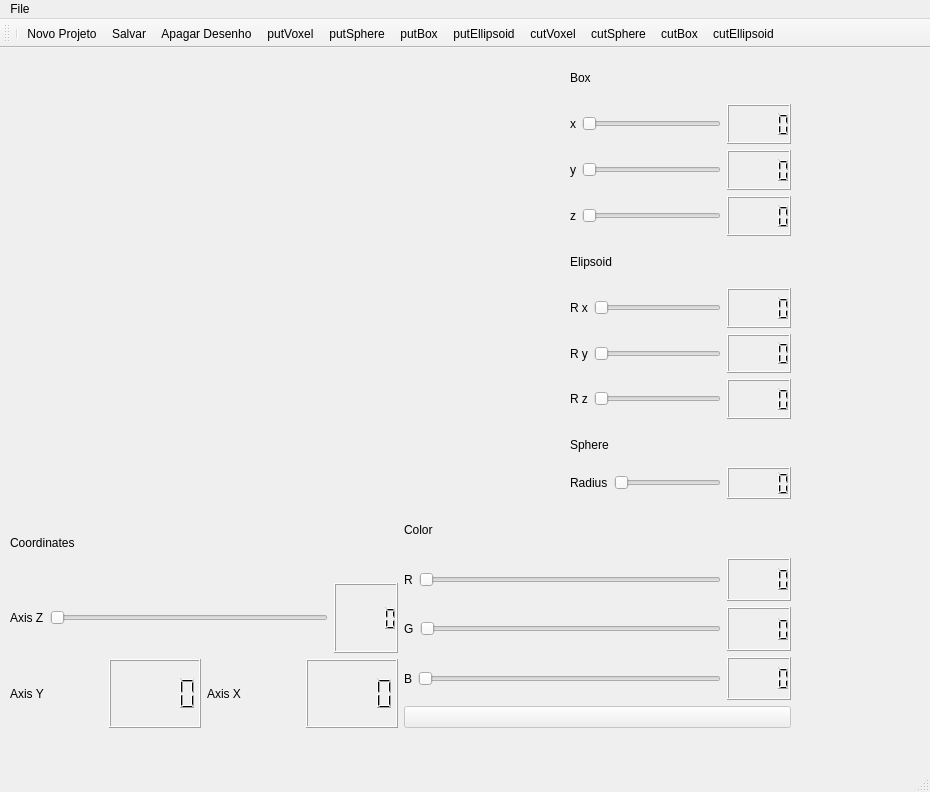
<?xml version="1.0" encoding="UTF-8"?>
<ui version="4.0">
 <class>MainWindow</class>
 <widget class="QMainWindow" name="MainWindow">
  <property name="geometry">
   <rect>
    <x>0</x>
    <y>0</y>
    <width>930</width>
    <height>792</height>
   </rect>
  </property>
  <property name="windowTitle">
   <string>MainWindow</string>
  </property>
  <widget class="QWidget" name="centralwidget">
   <widget class="QWidget" name="horizontalLayoutWidget_2">
    <property name="geometry">
     <rect>
      <x>10</x>
      <y>10</y>
      <width>551</width>
      <height>441</height>
     </rect>
    </property>
    <layout class="QHBoxLayout" name="horizontalLayout_2">
     <item>
      <widget class="Canva" name="widget" native="true"/>
     </item>
    </layout>
   </widget>
   <widget class="QWidget" name="verticalLayoutWidget">
    <property name="geometry">
     <rect>
      <x>570</x>
      <y>10</y>
      <width>221</width>
      <height>361</height>
     </rect>
    </property>
    <layout class="QVBoxLayout" name="verticalLayout">
     <item>
      <layout class="QVBoxLayout" name="verticalLayout_box">
       <item>
        <layout class="QHBoxLayout" name="horizontalLayout_10">
         <item>
          <widget class="QLabel" name="label_7">
           <property name="text">
            <string>Box</string>
           </property>
          </widget>
         </item>
        </layout>
       </item>
       <item>
        <layout class="QHBoxLayout" name="horizontalLayout_13">
         <item>
          <widget class="QLabel" name="label_8">
           <property name="text">
            <string>x</string>
           </property>
          </widget>
         </item>
         <item>
          <widget class="QSlider" name="horizontalSlider_BX">
           <property name="minimum">
            <number>0</number>
           </property>
           <property name="orientation">
            <enum>Qt::Horizontal</enum>
           </property>
          </widget>
         </item>
         <item>
          <widget class="QLCDNumber" name="lcdNumber_5"/>
         </item>
        </layout>
       </item>
       <item>
        <layout class="QHBoxLayout" name="horizontalLayout_12">
         <item>
          <widget class="QLabel" name="label_9">
           <property name="text">
            <string>y</string>
           </property>
          </widget>
         </item>
         <item>
          <widget class="QSlider" name="horizontalSlider_BY">
           <property name="minimum">
            <number>0</number>
           </property>
           <property name="orientation">
            <enum>Qt::Horizontal</enum>
           </property>
          </widget>
         </item>
         <item>
          <widget class="QLCDNumber" name="lcdNumber_6"/>
         </item>
        </layout>
       </item>
       <item>
        <layout class="QHBoxLayout" name="horizontalLayout_11">
         <item>
          <widget class="QLabel" name="label_10">
           <property name="text">
            <string>z</string>
           </property>
          </widget>
         </item>
         <item>
          <widget class="QSlider" name="horizontalSlider_BZ">
           <property name="minimum">
            <number>0</number>
           </property>
           <property name="orientation">
            <enum>Qt::Horizontal</enum>
           </property>
          </widget>
         </item>
         <item>
          <widget class="QLCDNumber" name="lcdNumber_7"/>
         </item>
        </layout>
       </item>
      </layout>
     </item>
     <item>
      <layout class="QVBoxLayout" name="verticalLayout_Elipsoide">
       <item>
        <layout class="QHBoxLayout" name="horizontalLayout_6">
         <item>
          <widget class="QLabel" name="label_6">
           <property name="text">
            <string>Elipsoid</string>
           </property>
          </widget>
         </item>
        </layout>
       </item>
       <item>
        <layout class="QHBoxLayout" name="horizontalLayout_9">
         <item>
          <widget class="QLabel" name="label_3">
           <property name="text">
            <string>R x</string>
           </property>
          </widget>
         </item>
         <item>
          <widget class="QSlider" name="horizontalSlider_RX">
           <property name="orientation">
            <enum>Qt::Horizontal</enum>
           </property>
          </widget>
         </item>
         <item>
          <widget class="QLCDNumber" name="lcdNumber_4"/>
         </item>
        </layout>
       </item>
       <item>
        <layout class="QHBoxLayout" name="horizontalLayout_7">
         <item>
          <widget class="QLabel" name="label_4">
           <property name="text">
            <string>R y</string>
           </property>
          </widget>
         </item>
         <item>
          <widget class="QSlider" name="horizontalSlider_RY">
           <property name="orientation">
            <enum>Qt::Horizontal</enum>
           </property>
          </widget>
         </item>
         <item>
          <widget class="QLCDNumber" name="lcdNumber_3"/>
         </item>
        </layout>
       </item>
       <item>
        <layout class="QHBoxLayout" name="horizontalLayout_3">
         <item>
          <layout class="QHBoxLayout" name="horizontalLayout_5">
           <item>
            <widget class="QLabel" name="label_5">
             <property name="text">
              <string>R z</string>
             </property>
            </widget>
           </item>
           <item>
            <widget class="QSlider" name="horizontalSlider_RZ">
             <property name="orientation">
              <enum>Qt::Horizontal</enum>
             </property>
            </widget>
           </item>
           <item>
            <widget class="QLCDNumber" name="lcdNumber_2"/>
           </item>
          </layout>
         </item>
        </layout>
       </item>
      </layout>
     </item>
    </layout>
   </widget>
   <widget class="QWidget" name="verticalLayoutWidget_3">
    <property name="geometry">
     <rect>
      <x>570</x>
      <y>380</y>
      <width>221</width>
      <height>71</height>
     </rect>
    </property>
    <layout class="QVBoxLayout" name="verticalLayout_3">
     <item>
      <widget class="QLabel" name="label_2">
       <property name="text">
        <string>Sphere</string>
       </property>
      </widget>
     </item>
     <item>
      <layout class="QHBoxLayout" name="horizontalLayout_8">
       <item>
        <widget class="QLabel" name="label">
         <property name="text">
          <string>Radius</string>
         </property>
        </widget>
       </item>
       <item>
        <widget class="QSlider" name="sliderRadiusSphere">
         <property name="orientation">
          <enum>Qt::Horizontal</enum>
         </property>
        </widget>
       </item>
       <item>
        <widget class="QLCDNumber" name="lcdNumber"/>
       </item>
      </layout>
     </item>
    </layout>
   </widget>
   <widget class="QWidget" name="horizontalLayoutWidget_13">
    <property name="geometry">
     <rect>
      <x>10</x>
      <y>460</y>
      <width>781</width>
      <height>220</height>
     </rect>
    </property>
    <layout class="QHBoxLayout" name="horizontalLayout_14">
     <item>
      <layout class="QVBoxLayout" name="verticalLayout_2">
       <item>
        <layout class="QHBoxLayout" name="horizontalLayout_15">
         <item>
          <widget class="QLabel" name="label_15">
           <property name="text">
            <string>Coordinates</string>
           </property>
          </widget>
         </item>
        </layout>
       </item>
       <item>
        <layout class="QHBoxLayout" name="horizontalLayout_20">
         <item>
          <widget class="QLabel" name="label_18">
           <property name="text">
            <string>Axis Z</string>
           </property>
          </widget>
         </item>
         <item>
          <widget class="QSlider" name="horizontalSlider_z">
           <property name="orientation">
            <enum>Qt::Horizontal</enum>
           </property>
          </widget>
         </item>
         <item>
          <widget class="QLCDNumber" name="lcdNumber_13"/>
         </item>
        </layout>
       </item>
       <item>
        <layout class="QHBoxLayout" name="horizontalLayout_22">
         <item>
          <widget class="QLabel" name="label_17">
           <property name="text">
            <string>Axis Y</string>
           </property>
          </widget>
         </item>
         <item>
          <widget class="QLCDNumber" name="lcdNumber_y"/>
         </item>
         <item>
          <widget class="QLabel" name="label_16">
           <property name="text">
            <string>Axis X</string>
           </property>
          </widget>
         </item>
         <item>
          <widget class="QLCDNumber" name="lcdNumber_x"/>
         </item>
        </layout>
       </item>
      </layout>
     </item>
     <item>
      <layout class="QVBoxLayout" name="verticalLayout_4">
       <item>
        <layout class="QVBoxLayout" name="verticalLayout_RGB">
         <item>
          <layout class="QHBoxLayout" name="horizontalLayout_16">
           <item>
            <widget class="QLabel" name="label_11">
             <property name="text">
              <string>Color</string>
             </property>
            </widget>
           </item>
          </layout>
         </item>
         <item>
          <layout class="QHBoxLayout" name="horizontalLayout_19">
           <item>
            <widget class="QLabel" name="label_12">
             <property name="text">
              <string>R</string>
             </property>
            </widget>
           </item>
           <item>
            <widget class="QSlider" name="horizontalSlider_R">
             <property name="maximum">
              <number>255</number>
             </property>
             <property name="orientation">
              <enum>Qt::Horizontal</enum>
             </property>
            </widget>
           </item>
           <item>
            <widget class="QLCDNumber" name="lcdNumber_8"/>
           </item>
          </layout>
         </item>
         <item>
          <layout class="QHBoxLayout" name="horizontalLayout_18">
           <item>
            <widget class="QLabel" name="label_13">
             <property name="text">
              <string>G</string>
             </property>
            </widget>
           </item>
           <item>
            <widget class="QSlider" name="horizontalSlider_G">
             <property name="maximum">
              <number>255</number>
             </property>
             <property name="orientation">
              <enum>Qt::Horizontal</enum>
             </property>
            </widget>
           </item>
           <item>
            <widget class="QLCDNumber" name="lcdNumber_9"/>
           </item>
          </layout>
         </item>
         <item>
          <layout class="QHBoxLayout" name="horizontalLayout_17">
           <item>
            <widget class="QLabel" name="label_14">
             <property name="text">
              <string>B</string>
             </property>
            </widget>
           </item>
           <item>
            <widget class="QSlider" name="horizontalSlider_B">
             <property name="maximum">
              <number>255</number>
             </property>
             <property name="orientation">
              <enum>Qt::Horizontal</enum>
             </property>
            </widget>
           </item>
           <item>
            <widget class="QLCDNumber" name="lcdNumber_10"/>
           </item>
          </layout>
         </item>
         <item>
          <widget class="QPushButton" name="pushButton_color_preview">
           <property name="enabled">
            <bool>false</bool>
           </property>
           <property name="text">
            <string/>
           </property>
          </widget>
         </item>
        </layout>
       </item>
      </layout>
     </item>
    </layout>
   </widget>
  </widget>
  <widget class="QMenuBar" name="menubar">
   <property name="geometry">
    <rect>
     <x>0</x>
     <y>0</y>
     <width>930</width>
     <height>32</height>
    </rect>
   </property>
   <widget class="QMenu" name="menuFile">
    <property name="title">
     <string>File</string>
    </property>
    <addaction name="actionNovo_Projeto"/>
    <addaction name="actionSalvar"/>
    <addaction name="actionSair"/>
   </widget>
   <addaction name="menuFile"/>
  </widget>
  <widget class="QStatusBar" name="statusbar"/>
  <widget class="QToolBar" name="toolBar">
   <property name="windowTitle">
    <string>toolBar</string>
   </property>
   <attribute name="toolBarArea">
    <enum>TopToolBarArea</enum>
   </attribute>
   <attribute name="toolBarBreak">
    <bool>false</bool>
   </attribute>
   <addaction name="separator"/>
   <addaction name="actionNovo_Projeto"/>
   <addaction name="actionSalvar"/>
   <addaction name="actionApagar_Desenho"/>
   <addaction name="actionputVoxel"/>
   <addaction name="actionputSphere"/>
   <addaction name="actionputBox"/>
   <addaction name="actionputEllipsoid"/>
   <addaction name="actioncutVoxel"/>
   <addaction name="actioncutSphere"/>
   <addaction name="actioncutBox"/>
   <addaction name="actioncutEllipsoid"/>
  </widget>
  <action name="actionNovo_Projeto">
   <property name="icon">
    <iconset resource="recursos.qrc">
     <normaloff>:/icones/add.png</normaloff>:/icones/add.png</iconset>
   </property>
   <property name="text">
    <string>Novo Projeto</string>
   </property>
  </action>
  <action name="actionSair">
   <property name="icon">
    <iconset resource="recursos.qrc">
     <normaloff>:/icones/sair.png</normaloff>:/icones/sair.png</iconset>
   </property>
   <property name="text">
    <string>Sair</string>
   </property>
  </action>
  <action name="actionputVoxel">
   <property name="icon">
    <iconset resource="recursos.qrc">
     <normaloff>:/icones/ponto.png</normaloff>:/icones/ponto.png</iconset>
   </property>
   <property name="text">
    <string>putVoxel</string>
   </property>
  </action>
  <action name="actionputSphere">
   <property name="icon">
    <iconset resource="recursos.qrc">
     <normaloff>:/icones/esfera.png</normaloff>:/icones/esfera.png</iconset>
   </property>
   <property name="text">
    <string>putSphere</string>
   </property>
  </action>
  <action name="actionSalvar">
   <property name="icon">
    <iconset resource="recursos.qrc">
     <normaloff>:/icones/baixar.png</normaloff>:/icones/baixar.png</iconset>
   </property>
   <property name="text">
    <string>Salvar</string>
   </property>
  </action>
  <action name="actionputBox">
   <property name="icon">
    <iconset resource="recursos.qrc">
     <normaloff>:/icones/caixa.png</normaloff>:/icones/caixa.png</iconset>
   </property>
   <property name="text">
    <string>putBox</string>
   </property>
  </action>
  <action name="actionApagar_Desenho">
   <property name="icon">
    <iconset resource="recursos.qrc">
     <normaloff>:/icones/apagar.png</normaloff>:/icones/apagar.png</iconset>
   </property>
   <property name="text">
    <string>Apagar Desenho</string>
   </property>
  </action>
  <action name="actioncutVoxel">
   <property name="icon">
    <iconset resource="recursos.qrc">
     <normaloff>:/icones/xponto.png</normaloff>:/icones/xponto.png</iconset>
   </property>
   <property name="text">
    <string>cutVoxel</string>
   </property>
  </action>
  <action name="actioncutSphere">
   <property name="icon">
    <iconset resource="recursos.qrc">
     <normaloff>:/icones/Xesfera.png</normaloff>:/icones/Xesfera.png</iconset>
   </property>
   <property name="text">
    <string>cutSphere</string>
   </property>
  </action>
  <action name="actioncutBox">
   <property name="icon">
    <iconset resource="recursos.qrc">
     <normaloff>:/icones/xcaixa.png</normaloff>:/icones/xcaixa.png</iconset>
   </property>
   <property name="text">
    <string>cutBox</string>
   </property>
  </action>
  <action name="actionputEllipsoid">
   <property name="icon">
    <iconset resource="recursos.qrc">
     <normaloff>:/icones/elipse.png</normaloff>:/icones/elipse.png</iconset>
   </property>
   <property name="text">
    <string>putEllipsoid</string>
   </property>
  </action>
  <action name="actioncutEllipsoid">
   <property name="icon">
    <iconset resource="recursos.qrc">
     <normaloff>:/icones/Xelipse.png</normaloff>:/icones/Xelipse.png</iconset>
   </property>
   <property name="text">
    <string>cutEllipsoid</string>
   </property>
  </action>
 </widget>
 <customwidgets>
  <customwidget>
   <class>Canva</class>
   <extends>QWidget</extends>
   <header>canva.h</header>
   <container>1</container>
   <slots>
    <signal>enviaPosicao(int,int)</signal>
   </slots>
  </customwidget>
 </customwidgets>
 <resources>
  <include location="recursos.qrc"/>
 </resources>
 <connections>
  <connection>
   <sender>horizontalSlider_BX</sender>
   <signal>valueChanged(int)</signal>
   <receiver>lcdNumber_5</receiver>
   <slot>display(int)</slot>
   <hints>
    <hint type="sourcelabel">
     <x>708</x>
     <y>159</y>
    </hint>
    <hint type="destinationlabel">
     <x>738</x>
     <y>160</y>
    </hint>
   </hints>
  </connection>
  <connection>
   <sender>horizontalSlider_BY</sender>
   <signal>valueChanged(int)</signal>
   <receiver>lcdNumber_6</receiver>
   <slot>display(int)</slot>
   <hints>
    <hint type="sourcelabel">
     <x>716</x>
     <y>202</y>
    </hint>
    <hint type="destinationlabel">
     <x>734</x>
     <y>203</y>
    </hint>
   </hints>
  </connection>
  <connection>
   <sender>horizontalSlider_BZ</sender>
   <signal>valueChanged(int)</signal>
   <receiver>lcdNumber_7</receiver>
   <slot>display(int)</slot>
   <hints>
    <hint type="sourcelabel">
     <x>659</x>
     <y>241</y>
    </hint>
    <hint type="destinationlabel">
     <x>728</x>
     <y>247</y>
    </hint>
   </hints>
  </connection>
  <connection>
   <sender>horizontalSlider_RX</sender>
   <signal>valueChanged(int)</signal>
   <receiver>lcdNumber_4</receiver>
   <slot>display(int)</slot>
   <hints>
    <hint type="sourcelabel">
     <x>714</x>
     <y>342</y>
    </hint>
    <hint type="destinationlabel">
     <x>744</x>
     <y>340</y>
    </hint>
   </hints>
  </connection>
  <connection>
   <sender>horizontalSlider_RY</sender>
   <signal>valueChanged(int)</signal>
   <receiver>lcdNumber_3</receiver>
   <slot>display(int)</slot>
   <hints>
    <hint type="sourcelabel">
     <x>710</x>
     <y>385</y>
    </hint>
    <hint type="destinationlabel">
     <x>741</x>
     <y>384</y>
    </hint>
   </hints>
  </connection>
  <connection>
   <sender>horizontalSlider_RZ</sender>
   <signal>valueChanged(int)</signal>
   <receiver>lcdNumber_2</receiver>
   <slot>display(int)</slot>
   <hints>
    <hint type="sourcelabel">
     <x>670</x>
     <y>431</y>
    </hint>
    <hint type="destinationlabel">
     <x>752</x>
     <y>430</y>
    </hint>
   </hints>
  </connection>
  <connection>
   <sender>sliderRadiusSphere</sender>
   <signal>valueChanged(int)</signal>
   <receiver>lcdNumber</receiver>
   <slot>display(int)</slot>
   <hints>
    <hint type="sourcelabel">
     <x>714</x>
     <y>515</y>
    </hint>
    <hint type="destinationlabel">
     <x>744</x>
     <y>514</y>
    </hint>
   </hints>
  </connection>
  <connection>
   <sender>horizontalSlider_R</sender>
   <signal>valueChanged(int)</signal>
   <receiver>lcdNumber_8</receiver>
   <slot>display(int)</slot>
   <hints>
    <hint type="sourcelabel">
     <x>707</x>
     <y>596</y>
    </hint>
    <hint type="destinationlabel">
     <x>736</x>
     <y>596</y>
    </hint>
   </hints>
  </connection>
  <connection>
   <sender>horizontalSlider_G</sender>
   <signal>valueChanged(int)</signal>
   <receiver>lcdNumber_9</receiver>
   <slot>display(int)</slot>
   <hints>
    <hint type="sourcelabel">
     <x>701</x>
     <y>632</y>
    </hint>
    <hint type="destinationlabel">
     <x>748</x>
     <y>635</y>
    </hint>
   </hints>
  </connection>
  <connection>
   <sender>horizontalSlider_B</sender>
   <signal>valueChanged(int)</signal>
   <receiver>lcdNumber_10</receiver>
   <slot>display(int)</slot>
   <hints>
    <hint type="sourcelabel">
     <x>703</x>
     <y>669</y>
    </hint>
    <hint type="destinationlabel">
     <x>741</x>
     <y>669</y>
    </hint>
   </hints>
  </connection>
  <connection>
   <sender>horizontalSlider_z</sender>
   <signal>valueChanged(int)</signal>
   <receiver>lcdNumber_13</receiver>
   <slot>display(int)</slot>
   <hints>
    <hint type="sourcelabel">
     <x>320</x>
     <y>693</y>
    </hint>
    <hint type="destinationlabel">
     <x>355</x>
     <y>698</y>
    </hint>
   </hints>
  </connection>
  <connection>
   <sender>actionSair</sender>
   <signal>triggered()</signal>
   <receiver>MainWindow</receiver>
   <slot>quit()</slot>
   <hints>
    <hint type="sourcelabel">
     <x>-1</x>
     <y>-1</y>
    </hint>
    <hint type="destinationlabel">
     <x>400</x>
     <y>379</y>
    </hint>
   </hints>
  </connection>
  <connection>
   <sender>actionputVoxel</sender>
   <signal>triggered()</signal>
   <receiver>MainWindow</receiver>
   <slot>putVoxel()</slot>
   <hints>
    <hint type="sourcelabel">
     <x>-1</x>
     <y>-1</y>
    </hint>
    <hint type="destinationlabel">
     <x>400</x>
     <y>348</y>
    </hint>
   </hints>
  </connection>
  <connection>
   <sender>actionputSphere</sender>
   <signal>triggered()</signal>
   <receiver>MainWindow</receiver>
   <slot>putSphere()</slot>
   <hints>
    <hint type="sourcelabel">
     <x>-1</x>
     <y>-1</y>
    </hint>
    <hint type="destinationlabel">
     <x>400</x>
     <y>348</y>
    </hint>
   </hints>
  </connection>
  <connection>
   <sender>widget</sender>
   <signal>enviaPosicao(int,int)</signal>
   <receiver>MainWindow</receiver>
   <slot>draw3d(int,int)</slot>
   <hints>
    <hint type="sourcelabel">
     <x>285</x>
     <y>278</y>
    </hint>
    <hint type="destinationlabel">
     <x>400</x>
     <y>348</y>
    </hint>
   </hints>
  </connection>
  <connection>
   <sender>widget</sender>
   <signal>enviaPosicao(int,int)</signal>
   <receiver>MainWindow</receiver>
   <slot>updateAxis(int,int)</slot>
   <hints>
    <hint type="sourcelabel">
     <x>285</x>
     <y>278</y>
    </hint>
    <hint type="destinationlabel">
     <x>400</x>
     <y>348</y>
    </hint>
   </hints>
  </connection>
  <connection>
   <sender>horizontalSlider_z</sender>
   <signal>valueChanged(int)</signal>
   <receiver>MainWindow</receiver>
   <slot>set_Axis_z(int)</slot>
   <hints>
    <hint type="sourcelabel">
     <x>188</x>
     <y>662</y>
    </hint>
    <hint type="destinationlabel">
     <x>400</x>
     <y>348</y>
    </hint>
   </hints>
  </connection>
  <connection>
   <sender>horizontalSlider_R</sender>
   <signal>valueChanged(int)</signal>
   <receiver>MainWindow</receiver>
   <slot>setRed(int)</slot>
   <hints>
    <hint type="sourcelabel">
     <x>568</x>
     <y>562</y>
    </hint>
    <hint type="destinationlabel">
     <x>400</x>
     <y>348</y>
    </hint>
   </hints>
  </connection>
  <connection>
   <sender>horizontalSlider_G</sender>
   <signal>valueChanged(int)</signal>
   <receiver>MainWindow</receiver>
   <slot>setGreen(int)</slot>
   <hints>
    <hint type="sourcelabel">
     <x>568</x>
     <y>599</y>
    </hint>
    <hint type="destinationlabel">
     <x>400</x>
     <y>348</y>
    </hint>
   </hints>
  </connection>
  <connection>
   <sender>horizontalSlider_B</sender>
   <signal>valueChanged(int)</signal>
   <receiver>MainWindow</receiver>
   <slot>setBlue(int)</slot>
   <hints>
    <hint type="sourcelabel">
     <x>568</x>
     <y>635</y>
    </hint>
    <hint type="destinationlabel">
     <x>400</x>
     <y>348</y>
    </hint>
   </hints>
  </connection>
  <connection>
   <sender>actionSalvar</sender>
   <signal>triggered()</signal>
   <receiver>MainWindow</receiver>
   <slot>save()</slot>
   <hints>
    <hint type="sourcelabel">
     <x>-1</x>
     <y>-1</y>
    </hint>
    <hint type="destinationlabel">
     <x>400</x>
     <y>348</y>
    </hint>
   </hints>
  </connection>
  <connection>
   <sender>actionputBox</sender>
   <signal>triggered()</signal>
   <receiver>MainWindow</receiver>
   <slot>putBox()</slot>
   <hints>
    <hint type="sourcelabel">
     <x>-1</x>
     <y>-1</y>
    </hint>
    <hint type="destinationlabel">
     <x>400</x>
     <y>378</y>
    </hint>
   </hints>
  </connection>
  <connection>
   <sender>actionApagar_Desenho</sender>
   <signal>triggered()</signal>
   <receiver>MainWindow</receiver>
   <slot>limpar_voxel()</slot>
   <hints>
    <hint type="sourcelabel">
     <x>-1</x>
     <y>-1</y>
    </hint>
    <hint type="destinationlabel">
     <x>400</x>
     <y>378</y>
    </hint>
   </hints>
  </connection>
  <connection>
   <sender>actionputEllipsoid</sender>
   <signal>triggered()</signal>
   <receiver>MainWindow</receiver>
   <slot>putEllipsoid()</slot>
   <hints>
    <hint type="sourcelabel">
     <x>-1</x>
     <y>-1</y>
    </hint>
    <hint type="destinationlabel">
     <x>464</x>
     <y>395</y>
    </hint>
   </hints>
  </connection>
  <connection>
   <sender>actioncutVoxel</sender>
   <signal>triggered()</signal>
   <receiver>MainWindow</receiver>
   <slot>cutVoxel()</slot>
   <hints>
    <hint type="sourcelabel">
     <x>-1</x>
     <y>-1</y>
    </hint>
    <hint type="destinationlabel">
     <x>464</x>
     <y>395</y>
    </hint>
   </hints>
  </connection>
  <connection>
   <sender>actioncutSphere</sender>
   <signal>triggered()</signal>
   <receiver>MainWindow</receiver>
   <slot>cutSphere()</slot>
   <hints>
    <hint type="sourcelabel">
     <x>-1</x>
     <y>-1</y>
    </hint>
    <hint type="destinationlabel">
     <x>464</x>
     <y>395</y>
    </hint>
   </hints>
  </connection>
  <connection>
   <sender>actioncutBox</sender>
   <signal>triggered()</signal>
   <receiver>MainWindow</receiver>
   <slot>cutBox()</slot>
   <hints>
    <hint type="sourcelabel">
     <x>-1</x>
     <y>-1</y>
    </hint>
    <hint type="destinationlabel">
     <x>464</x>
     <y>395</y>
    </hint>
   </hints>
  </connection>
  <connection>
   <sender>actioncutEllipsoid</sender>
   <signal>triggered()</signal>
   <receiver>MainWindow</receiver>
   <slot>cutEllipsoid()</slot>
   <hints>
    <hint type="sourcelabel">
     <x>-1</x>
     <y>-1</y>
    </hint>
    <hint type="destinationlabel">
     <x>464</x>
     <y>395</y>
    </hint>
   </hints>
  </connection>
 </connections>
 <slots>
  <slot>quit()</slot>
  <slot>putVoxel()</slot>
  <slot>putSphere()</slot>
  <slot>setRed(int)</slot>
  <slot>setGreen(int)</slot>
  <slot>setBlue(int)</slot>
  <slot>draw3d(int,int)</slot>
  <slot>save()</slot>
  <slot>updateAxis(int,int)</slot>
  <slot>set_Axis_z(int)</slot>
  <slot>putBox()</slot>
  <slot>limpar_voxel()</slot>
  <slot>putEllipsoid()</slot>
  <slot>cutVoxel()</slot>
  <slot>cutSphere()</slot>
  <slot>cutBox()</slot>
  <slot>cutEllipsoid()</slot>
 </slots>
</ui>
